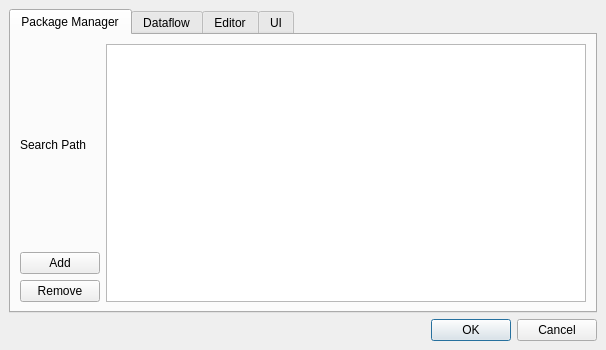
<ui version="4.0" >
 <class>Preferences</class>
 <widget class="QDialog" name="Preferences" >
  <property name="geometry" >
   <rect>
    <x>0</x>
    <y>0</y>
    <width>606</width>
    <height>350</height>
   </rect>
  </property>
  <property name="windowTitle" >
   <string>Preferences</string>
  </property>
  <layout class="QGridLayout" >
   <property name="margin" >
    <number>9</number>
   </property>
   <property name="spacing" >
    <number>6</number>
   </property>
   <item row="0" column="0" >
    <widget class="QTabWidget" name="tabWidget" >
     <property name="currentIndex" >
      <number>0</number>
     </property>
     <widget class="QWidget" name="tab" >
      <attribute name="title" >
       <string>Package Manager</string>
      </attribute>
      <layout class="QGridLayout" >
       <property name="margin" >
        <number>9</number>
       </property>
       <property name="spacing" >
        <number>6</number>
       </property>
       <item row="0" column="0" >
        <widget class="QLabel" name="label_2" >
         <property name="text" >
          <string>Search Path</string>
         </property>
        </widget>
       </item>
       <item rowspan="3" row="0" column="1" >
        <widget class="QListWidget" name="pathList" />
       </item>
       <item row="1" column="0" >
        <widget class="QPushButton" name="addButton" >
         <property name="text" >
          <string>Add</string>
         </property>
        </widget>
       </item>
       <item row="2" column="0" >
        <widget class="QPushButton" name="removeButton" >
         <property name="text" >
          <string>Remove</string>
         </property>
        </widget>
       </item>
      </layout>
     </widget>
     <widget class="QWidget" name="tab_4" >
      <attribute name="title" >
       <string>Dataflow</string>
      </attribute>
      <widget class="QLabel" name="label_3" >
       <property name="geometry" >
        <rect>
         <x>20</x>
         <y>20</y>
         <width>56</width>
         <height>17</height>
        </rect>
       </property>
       <property name="text" >
        <string>Algorithm</string>
       </property>
      </widget>
      <widget class="QListWidget" name="listAlgo" >
       <property name="geometry" >
        <rect>
         <x>20</x>
         <y>40</y>
         <width>171</width>
         <height>211</height>
        </rect>
       </property>
      </widget>
     </widget>
     <widget class="QWidget" name="tab_2" >
      <attribute name="title" >
       <string>Editor</string>
      </attribute>
      <layout class="QVBoxLayout" >
       <item>
        <widget class="QCheckBox" name="externalBool" >
         <property name="text" >
          <string>Use External editor</string>
         </property>
        </widget>
       </item>
       <item>
        <layout class="QHBoxLayout" >
         <item>
          <widget class="QLabel" name="label_4" >
           <property name="text" >
            <string>Command</string>
           </property>
          </widget>
         </item>
         <item>
          <widget class="QLineEdit" name="commandStr" />
         </item>
         <item>
          <widget class="QPushButton" name="commandPath" >
           <property name="text" >
            <string>...</string>
           </property>
          </widget>
         </item>
        </layout>
       </item>
      </layout>
     </widget>
     <widget class="QWidget" name="tab_3" >
      <attribute name="title" >
       <string>UI</string>
      </attribute>
      <layout class="QGridLayout" >
       <property name="margin" >
        <number>9</number>
       </property>
       <property name="spacing" >
        <number>6</number>
       </property>
       <item row="0" column="0" >
        <widget class="QLabel" name="label" >
         <property name="text" >
          <string>Double click on item</string>
         </property>
        </widget>
       </item>
       <item row="0" column="1" >
        <widget class="QComboBox" name="dbclickBox" >
         <item>
          <property name="text" >
           <string>Run + Open (Default)</string>
          </property>
         </item>
         <item>
          <property name="text" >
           <string>Run</string>
          </property>
         </item>
         <item>
          <property name="text" >
           <string>Open</string>
          </property>
         </item>
        </widget>
       </item>
       <item row="1" column="1" >
        <widget class="QComboBox" name="comboBox" >
         <item>
          <property name="text" >
           <string>Line (Default)</string>
          </property>
         </item>
         <item>
          <property name="text" >
           <string>Polyline</string>
          </property>
         </item>
         <item>
          <property name="text" >
           <string>Spline</string>
          </property>
         </item>
        </widget>
       </item>
       <item row="1" column="0" >
        <widget class="QLabel" name="label_edge_style" >
         <property name="text" >
          <string>Edge Style</string>
         </property>
        </widget>
       </item>
      </layout>
     </widget>
    </widget>
   </item>
   <item row="1" column="0" >
    <widget class="QDialogButtonBox" name="buttonBox" >
     <property name="orientation" >
      <enum>Qt::Horizontal</enum>
     </property>
     <property name="standardButtons" >
      <set>QDialogButtonBox::Cancel|QDialogButtonBox::Ok</set>
     </property>
    </widget>
   </item>
  </layout>
 </widget>
 <resources/>
 <connections>
  <connection>
   <sender>buttonBox</sender>
   <signal>accepted()</signal>
   <receiver>Preferences</receiver>
   <slot>accept()</slot>
   <hints>
    <hint type="sourcelabel" >
     <x>248</x>
     <y>254</y>
    </hint>
    <hint type="destinationlabel" >
     <x>157</x>
     <y>274</y>
    </hint>
   </hints>
  </connection>
  <connection>
   <sender>buttonBox</sender>
   <signal>rejected()</signal>
   <receiver>Preferences</receiver>
   <slot>reject()</slot>
   <hints>
    <hint type="sourcelabel" >
     <x>316</x>
     <y>260</y>
    </hint>
    <hint type="destinationlabel" >
     <x>286</x>
     <y>274</y>
    </hint>
   </hints>
  </connection>
 </connections>
</ui>
